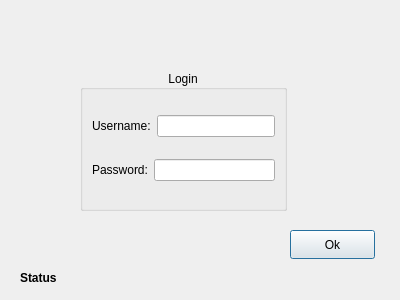
<?xml version="1.0" encoding="UTF-8"?>
<ui version="4.0">
 <class>Login</class>
 <widget class="QDialog" name="Login">
  <property name="geometry">
   <rect>
    <x>0</x>
    <y>0</y>
    <width>400</width>
    <height>300</height>
   </rect>
  </property>
  <property name="windowTitle">
   <string>Login</string>
  </property>
  <widget class="QLabel" name="label_3">
   <property name="geometry">
    <rect>
     <x>20</x>
     <y>270</y>
     <width>341</width>
     <height>17</height>
    </rect>
   </property>
   <property name="text">
    <string>&lt;b&gt;Status&lt;/b&gt;</string>
   </property>
  </widget>
  <widget class="QGroupBox" name="groupBox">
   <property name="geometry">
    <rect>
     <x>80</x>
     <y>70</y>
     <width>207</width>
     <height>141</height>
    </rect>
   </property>
   <property name="title">
    <string>Login</string>
   </property>
   <property name="alignment">
    <set>Qt::AlignCenter</set>
   </property>
   <layout class="QVBoxLayout" name="verticalLayout">
    <item>
     <layout class="QHBoxLayout" name="horizontalLayout">
      <item>
       <widget class="QLabel" name="label">
        <property name="text">
         <string>Username:</string>
        </property>
       </widget>
      </item>
      <item>
       <widget class="QLineEdit" name="username"/>
      </item>
     </layout>
    </item>
    <item>
     <layout class="QHBoxLayout" name="horizontalLayout_2">
      <item>
       <widget class="QLabel" name="label_2">
        <property name="text">
         <string>Password:</string>
        </property>
       </widget>
      </item>
      <item>
       <widget class="QLineEdit" name="password">
        <property name="echoMode">
         <enum>QLineEdit::Password</enum>
        </property>
       </widget>
      </item>
     </layout>
    </item>
   </layout>
  </widget>
  <widget class="QPushButton" name="pushButton">
   <property name="geometry">
    <rect>
     <x>290</x>
     <y>230</y>
     <width>85</width>
     <height>29</height>
    </rect>
   </property>
   <property name="text">
    <string>Ok</string>
   </property>
  </widget>
 </widget>
 <resources/>
 <connections/>
</ui>
